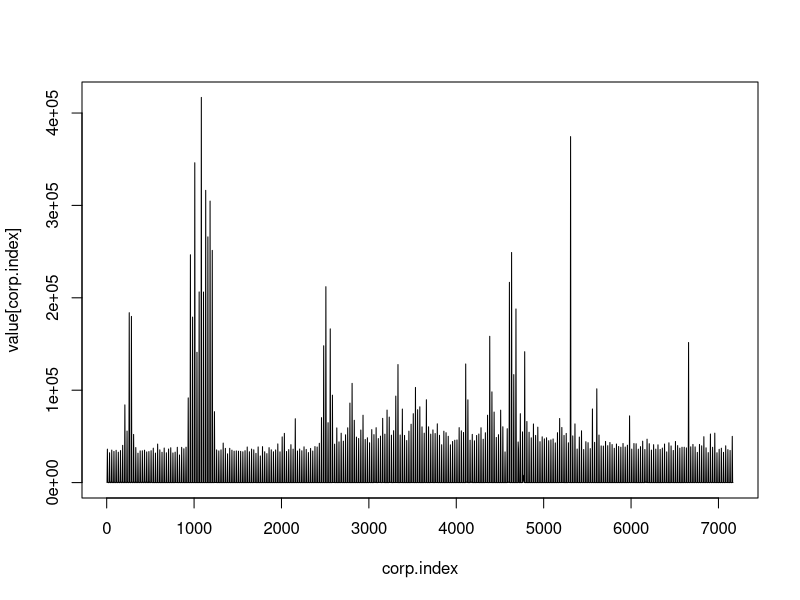

This chart was generated by the following R code: (Note: this script raises an error after producing the figure.)
dat = read.csv("1router_allcount.dat")
attach(dat)

nme
levels(nme)
x.corp=c("corp->corp","fddi->corp","local->corp","switch->corp")
x.fddi=c("corp->fddi","fddi->fddi","local->fddi","switch->fddi")
x.local=c("corp->local","fddi->local","local->local","switch->local")
x.switch=c("corp->switch","fddi->switch","local->switch","switch->switch")
x.src=c("src corp", "src fddi", "src local", "src switch")

corp.index = which(nme %in% x.corp)
fddi.index = which(nme %in% x.fddi)
local.index = which(nme %in% x.local)
switch.index = which(nme %in% x.switch)
src.index = which(nme %in% x.src)

plot(corp.index,value[corp.index],type='l')

plot(time[corp.index],value[corp.index],type='l')






















